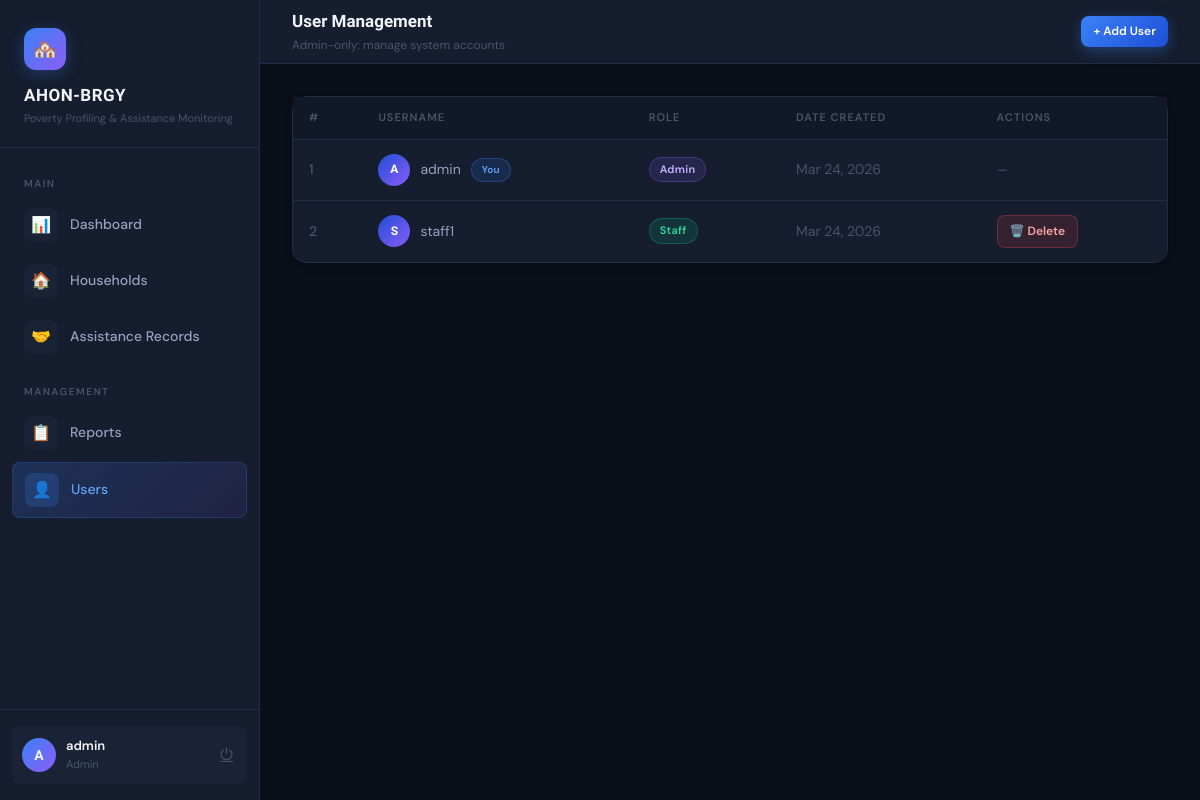
Page /src/users.php (signed in) on the committed database.
### tables this page shows
CREATE TABLE IF NOT EXISTS users (
  id         INT AUTO_INCREMENT PRIMARY KEY,
  username   VARCHAR(60) UNIQUE NOT NULL,
  password   VARCHAR(255) NOT NULL,
  role       ENUM('admin','staff') DEFAULT 'staff',
  created_at TIMESTAMP DEFAULT CURRENT_TIMESTAMP
);

### src/users.php (the view, shortened to what this page needs)
<?php
include 'db.php';
$action  = $_GET['action'] ?? 'list';
$users = $conn->query("SELECT id, username, role, created_at FROM users ORDER BY created_at DESC");
?>
<!DOCTYPE html>
<html lang="en">
<head>
  <link rel="stylesheet" href="style.css">
</head>
<body>
<div class="layout">
  <?php include 'sidebar.php'; ?>
  <div class="main">
    <header class="topbar">
      <div class="topbar-left">
        <h2>User Management</h2>
        <p>Admin-only: manage system accounts</p>
      </div>
      <div class="topbar-right">
        <a href="users.php?action=add" class="btn btn-primary btn-sm">+ Add User</a>
      </div>
    </header>
    <div class="content">
      <?php if ($action === 'add'): ?>
      <div class="breadcrumb"><a href="users.php">Users</a> › <span>Add User</span></div>
      <div class="card" style="max-width:440px">
        <div class="section-title">👤 Create New User</div>
        <form method="POST" action="users.php?action=add">
          <div class="form-grid full">
            <div class="form-group">
              <label>USERNAME *</label>
              <input type="text" name="username" required placeholder="e.g. jdelacruz">
            </div>
            <div class="form-group">
              <label>PASSWORD *</label>
              <input type="password" name="password" required placeholder="Minimum 6 characters">
            </div>
            <div class="form-group">
              <label>ROLE</label>
              <select name="role">
                <option value="staff">Staff</option>
                <option value="admin">Admin</option>
              </select>
            </div>
          </div>
          <div class="divider"></div>
          <div style="display:flex;gap:10px">
            <button type="submit" class="btn btn-success">✅ Create User</button>
            <a href="users.php" class="btn btn-ghost">Cancel</a>
          </div>
        </form>
      </div>
      <?php else: ?>
      <div class="card" style="padding:0">
        <div class="table-wrap">
          <table>
            <thead>
              <tr><th>#</th><th>Username</th><th>Role</th><th>Date Created</th><th>Actions</th></tr>
            </thead>
            <tbody>
            <?php $i=1; while($r=$users->fetch_assoc()): ?>
            <tr>
              <td style="color:var(--text3)"><?= $i++ ?></td>
              <td>
                <div style="display:flex;align-items:center;gap:10px">
                  <div class="avatar"><?= strtoupper(substr($r['username'],0,1)) ?></div>
                  <?= htmlspecialchars($r['username']) ?>
                  <?php if($r['id']==$_SESSION['user']['id']): ?>
                  <span class="badge badge-blue" style="font-size:10px">You</span>
                  <?php endif; ?>
                </div>
              </td>
              <td>
                <span class="badge <?= $r['role']==='admin'?'badge-purple':'badge-green' ?>">
                  <?= ucfirst($r['role']) ?>
                </span>
              </td>
              <td style="color:var(--text3)"><?= date('M j, Y', strtotime($r['created_at'])) ?></td>
              <td>
                <?php if($r['id']!=$_SESSION['user']['id']): ?>
                <a href="users.php?action=delete&id=<?= $r['id'] ?>"
                   onclick="return confirm('Delete user <?= htmlspecialchars($r['username']) ?>?')"
                   class="btn btn-danger btn-sm">🗑️ Delete</a>
                <?php else: ?>
                <span class="text-muted text-sm">—</span>
                <?php endif; ?>
              </td>
            </tr>
            <?php endwhile; ?>
            </tbody>
          </table>
        </div>
      </div>
      <?php endif; ?>
    </div>
  </div>
</div>
</body>
</html>

### src/style.css (style rules this page uses)
:root { --bg: #0b0f1a; --bg2: #111827; --bg3: #1a2235; --card: #151d2e; --border: #1f2d45; --border2: #2a3d5a; --accent: #3b82f6; --accent2: #60a5fa; --accent3: #1d4ed8; --green: #10b981; --green2: #34d399; --red: #ef4444; --amber: #f59e0b; --purple: #8b5cf6; --text: #f1f5f9; --text2: #94a3b8; --text3: #475569; --shadow: 0 4px 24px rgba(0,0,0,0.4); --shadow2: 0 2px 8px rgba(0,0,0,0.3); --radius: 14px; --radius2: 8px; --glow: 0 0 30px rgba(59,130,246,0.15); }
*, *::before, *::after { box-sizing: border-box; margin: 0; padding: 0; }
html { scroll-behavior: smooth; }
body { font-family: 'DM Sans', sans-serif; background: var(--bg); color: var(--text); min-height: 100vh; line-height: 1.6; font-size: 15px; }
.layout { display: flex; min-height: 100vh; }
.main { margin-left: 260px; flex: 1; display: flex; flex-direction: column; min-height: 100vh; }
.topbar { height: 64px; background: var(--card); border-bottom: 1px solid var(--border); display: flex; align-items: center; justify-content: space-between; padding: 0 32px; position: sticky; top: 0; z-index: 50; }
.topbar-left h2 { font-family: 'Sora', sans-serif; font-size: 17px; font-weight: 600; }
.topbar-left p { font-size: 12px; color: var(--text3); }
.topbar-right { display: flex; gap: 12px; align-items: center; }
.content { padding: 32px; flex: 1; }
.card { background: var(--card); border: 1px solid var(--border); border-radius: var(--radius); padding: 24px; box-shadow: var(--shadow2); }
.table-wrap { overflow-x: auto; }
table { width: 100%; border-collapse: collapse; font-size: 14px; }
thead th { padding: 12px 16px; text-align: left; font-size: 11px; font-weight: 600; letter-spacing: 1px; text-transform: uppercase; color: var(--text3); border-bottom: 1px solid var(--border); background: var(--bg2); }
tbody tr { border-bottom: 1px solid var(--border); transition: background .15s; }
tbody td { padding: 14px 16px; color: var(--text2); vertical-align: middle; }
tbody td:first-child { color: var(--text); font-weight: 500; }
tbody tr:last-child { border-bottom: none; }
.badge { display: inline-flex; align-items: center; padding: 3px 10px; border-radius: 20px; font-size: 11px; font-weight: 600; letter-spacing: 0.3px; }
.badge-green { background: rgba(16,185,129,0.15); color: var(--green2); border: 1px solid rgba(16,185,129,0.3); }
.badge-blue { background: rgba(59,130,246,0.15); color: var(--accent2); border: 1px solid rgba(59,130,246,0.3); }
.badge-purple { background: rgba(139,92,246,0.15); color: #c4b5fd; border: 1px solid rgba(139,92,246,0.3); }
.btn { display: inline-flex; align-items: center; gap: 8px; padding: 10px 20px; border-radius: var(--radius2); font-size: 14px; font-weight: 600; font-family: 'DM Sans', sans-serif; cursor: pointer; border: none; text-decoration: none; transition: all .2s; white-space: nowrap; }
.btn-primary { background: linear-gradient(135deg, var(--accent), var(--accent3)); color: #fff; box-shadow: 0 4px 14px rgba(59,130,246,0.35); }
.btn-danger { background: rgba(239,68,68,0.15); color: #fca5a5; border: 1px solid rgba(239,68,68,0.3); }
.btn-sm { padding: 6px 12px; font-size: 12px; }
.avatar { width: 32px; height: 32px; border-radius: 50%; background: linear-gradient(135deg, var(--accent3), var(--purple)); display: inline-flex; align-items: center; justify-content: center; font-family: 'Sora', sans-serif; font-size: 12px; font-weight: 700; color: #fff; flex-shrink: 0; }
.text-muted { color: var(--text3); font-size: 13px; }
.text-sm { font-size: 13px; }

### rows in the picture
users: username "A", username "admin", shows "You", role "Admin", created_at "Mar 24, 2026"
users: username "S", username "staff1", role "Staff", created_at "Mar 24, 2026"

### other values in the picture
substr($_SESSION['user']['username'] ?? 'U', 0, 1) "A"
$_SESSION['user']['username'] "admin"
$_SESSION['user']['role'] "Admin"
